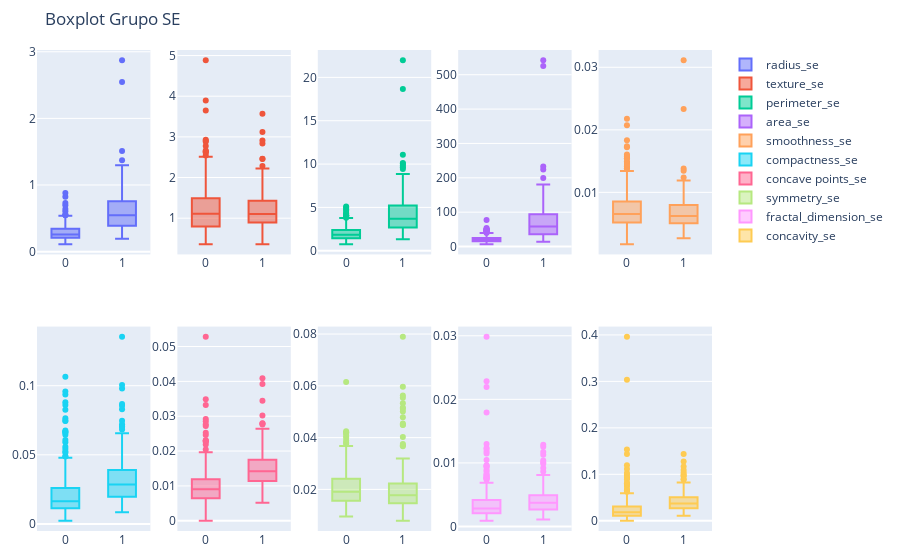

The cell this chart's notebook holds for it:
### Code cell
fig2 = make_subplots(rows=2,cols=5)

fig2.add_trace(go.Box(x=dataset.diagnosis, y=dataset.radius_se, name='radius_se'), row=1, col=1)
fig2.add_trace(go.Box(x=dataset.diagnosis, y=dataset.texture_se, name='texture_se'), row=1, col=2)
fig2.add_trace(go.Box(x=dataset.diagnosis, y=dataset.perimeter_se, name='perimeter_se'), row=1, col=3)
fig2.add_trace(go.Box(x=dataset.diagnosis, y=dataset.area_se, name='area_se'), row=1, col=4)
fig2.add_trace(go.Box(x=dataset.diagnosis, y=dataset.smoothness_se, name='smoothness_se'), row=1, col=5)
fig2.add_trace(go.Box(x=dataset.diagnosis, y=dataset.compactness_se, name='compactness_se'), row=2, col=1)
fig2.add_trace(go.Box(x=dataset.diagnosis, y=dataset['concave points_se'], name='concave points_se'), row=2, col=2)
fig2.add_trace(go.Box(x=dataset.diagnosis, y=dataset.symmetry_se, name='symmetry_se'), row=2, col=3)
fig2.add_trace(go.Box(x=dataset.diagnosis, y=dataset.fractal_dimension_se, name='fractal_dimension_se'), row=2, col=4)
fig2.add_trace(go.Box(x=dataset.diagnosis, y=dataset.concavity_se, name='concavity_se'), row=2, col=5)

fig2.update_layout(
    title = go.layout.Title(text='Boxplot Grupo SE'),
    margin=dict(l=20, r=20, t=50, b=20)
)

fig2.show()

### Figure 1 — Plotly figure (JSON) as saved in the notebook; plotly's stock layout.template omitted (floating-point values rounded to 4 significant figures; data arrays with more than 128 entries replaced by an {"elided": "..."} marker saying what was removed)
{"data": [{"name": "radius_se", "type": "box", "x": {"elided": "569 int values"}, "xaxis": "x", "y": {"elided": "569 float values"}, "yaxis": "y"}, {"name": "texture_se", "type": "box", "x": {"elided": "569 int values"}, "xaxis": "x2", "y": {"elided": "569 float values"}, "yaxis": "y2"}, {"name": "perimeter_se", "type": "box", "x": {"elided": "569 int values"}, "xaxis": "x3", "y": {"elided": "569 float values"}, "yaxis": "y3"}, {"name": "area_se", "type": "box", "x": {"elided": "569 int values"}, "xaxis": "x4", "y": {"elided": "569 float values"}, "yaxis": "y4"}, {"name": "smoothness_se", "type": "box", "x": {"elided": "569 int values"}, "xaxis": "x5", "y": {"elided": "569 float values"}, "yaxis": "y5"}, {"name": "compactness_se", "type": "box", "x": {"elided": "569 int values"}, "xaxis": "x6", "y": {"elided": "569 float values"}, "yaxis": "y6"}, {"name": "concave points_se", "type": "box", "x": {"elided": "569 int values"}, "xaxis": "x7", "y": {"elided": "569 float values"}, "yaxis": "y7"}, {"name": "symmetry_se", "type": "box", "x": {"elided": "569 int values"}, "xaxis": "x8", "y": {"elided": "569 float values"}, "yaxis": "y8"}, {"name": "fractal_dimension_se", "type": "box", "x": {"elided": "569 int values"}, "xaxis": "x9", "y": {"elided": "569 float values"}, "yaxis": "y9"}, {"name": "concavity_se", "type": "box", "x": {"elided": "569 int values"}, "xaxis": "x10", "y": {"elided": "569 float values"}, "yaxis": "y10"}], "layout": {"margin": {"b": 20, "l": 20, "r": 20, "t": 50}, "title": {"text": "Boxplot Grupo SE"}, "xaxis": {"anchor": "y", "domain": [0, 0.168]}, "xaxis10": {"anchor": "y10", "domain": [0.832, 1]}, "xaxis2": {"anchor": "y2", "domain": [0.208, 0.376]}, "xaxis3": {"anchor": "y3", "domain": [0.416, 0.584]}, "xaxis4": {"anchor": "y4", "domain": [0.624, 0.792]}, "xaxis5": {"anchor": "y5", "domain": [0.832, 1]}, "xaxis6": {"anchor": "y6", "domain": [0, 0.168]}, "xaxis7": {"anchor": "y7", "domain": [0.208, 0.376]}, "xaxis8": {"anchor": "y8", "domain": [0.416, 0.584]}, "xaxis9": {"anchor": "y9", "domain": [0.624, 0.792]}, "yaxis": {"anchor": "x", "domain": [0.575, 1]}, "yaxis10": {"anchor": "x10", "domain": [0, 0.425]}, "yaxis2": {"anchor": "x2", "domain": [0.575, 1]}, "yaxis3": {"anchor": "x3", "domain": [0.575, 1]}, "yaxis4": {"anchor": "x4", "domain": [0.575, 1]}, "yaxis5": {"anchor": "x5", "domain": [0.575, 1]}, "yaxis6": {"anchor": "x6", "domain": [0, 0.425]}, "yaxis7": {"anchor": "x7", "domain": [0, 0.425]}, "yaxis8": {"anchor": "x8", "domain": [0, 0.425]}, "yaxis9": {"anchor": "x9", "domain": [0, 0.425]}}}
